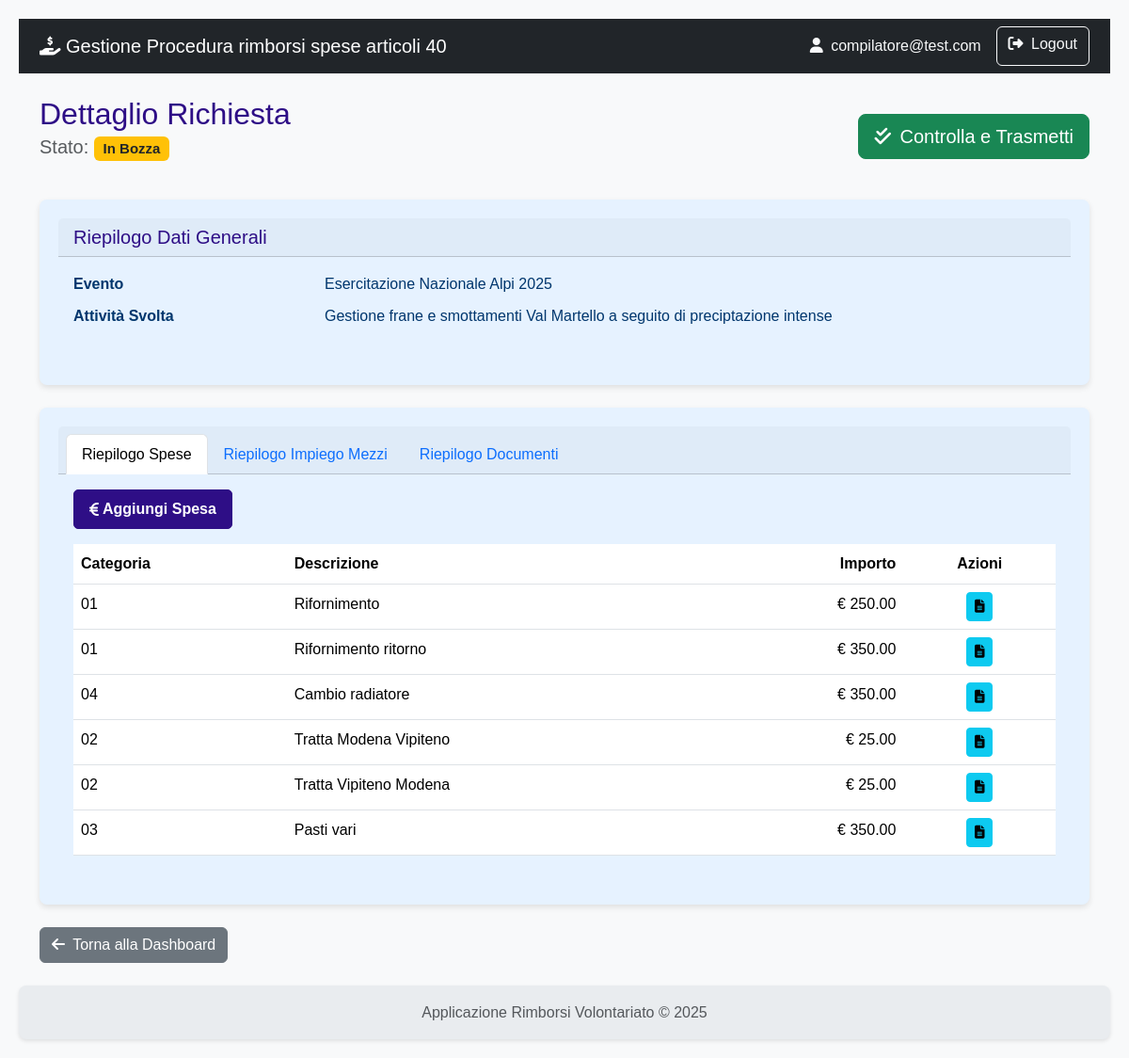
The app's page /richiesta/dettaglio/2 (signed in) with its own data.
### rimborsi/models.py (models this page shows)
class User(db.Model, UserMixin):
    id = db.Column(db.Integer, primary_key=True)
    username = db.Column(db.String(80), nullable=False)
    email = db.Column(db.String(120), nullable=False)
    password_hash = db.Column(db.String(120), nullable=False)
    role = db.Column(db.String(20), nullable=False)
    organizzazioni = db.relationship('Organizzazione', secondary=associazione_utente_organizzazione, back_populates='utenti_compilatori')
    __table_args__ = (
        db.UniqueConstraint('username', name='uq_user_username'),
        db.UniqueConstraint('email', name='uq_user_email'),
    )

class Evento(db.Model):
    id = db.Column(db.Integer, primary_key=True)
    protocollo_attivazione = db.Column(db.String(50), unique=True)
    nome = db.Column(db.String(100), nullable=False)
    descrizione = db.Column(db.Text)
    tipologia = db.Column(db.String(1), nullable=False)
    data_inizio = db.Column(db.Date)
    data_fine = db.Column(db.Date)
    richieste = db.relationship('Richiesta', backref='evento', lazy=True)
    __table_args__ = (db.UniqueConstraint('protocollo_attivazione', name='uq_evento_protocollo_attivazione'),)

class Richiesta(db.Model):
    id = db.Column(db.Integer, primary_key=True)
    stato = db.Column(db.String(1), default='A', nullable=False)
    esito = db.Column(db.String(1))
    attivita_svolta = db.Column(db.Text)
    data_inizio_attivita = db.Column(db.Date)
    data_fine_attivita = db.Column(db.Date)
    numero_volontari_coinvolti = db.Column(db.Integer)
    data_creazione = db.Column(db.DateTime, default=datetime.utcnow)
    data_invio = db.Column(db.DateTime)
    protocollo_invio = db.Column(db.String(50), nullable=True)
    data_fine_istruttoria = db.Column(db.DateTime)
    protocollo_istruttoria = db.Column(db.String(50), nullable=True)
    evento_id = db.Column(db.Integer, db.ForeignKey('evento.id'), nullable=False)
    organizzazione_id = db.Column(db.Integer, db.ForeignKey('organizzazione.id'), nullable=False)
    impieghi = db.relationship('ImpiegoMezzoAttrezzatura', backref='richiesta', lazy=True, cascade="all, delete-orphan")
    spese = db.relationship('Spesa', backref='richiesta', lazy=True, cascade="all, delete-orphan")
    __table_args__ = (
        db.UniqueConstraint('protocollo_invio', name='uq_richiesta_protocollo_invio'),
        db.UniqueConstraint('protocollo_istruttoria', name='uq_richiesta_protocollo_istruttoria'),
    )

class Spesa(db.Model):
    id = db.Column(db.Integer, primary_key=True)
    data_spesa = db.Column(db.Date, nullable=False)
    categoria = db.Column(db.String(1), nullable=False)
    descrizione_spesa = db.Column(db.String(250))
    importo_richiesto = db.Column(db.Float, nullable=False)
    importo_approvato = db.Column(db.Float)
    note_istruttoria = db.Column(db.Text)
    richiesta_id = db.Column(db.Integer, db.ForeignKey('richiesta.id'), nullable=False)
    documenti = db.relationship('DocumentoSpesa', backref='spesa', lazy=True, cascade="all, delete-orphan")
    impiego_id = db.Column(db.Integer, db.ForeignKey('impiego_mezzo_attrezzatura.id'), nullable=True)

### rimborsi/richiesta/routes.py (the view)
@richiesta_bp.route('/dettaglio/<int:richiesta_id>')
@login_required
def dettaglio_richiesta(richiesta_id):
    richiesta = Richiesta.query.get_or_404(richiesta_id)
    return render_template('richiesta/dettaglio_richiesta.html', richiesta=richiesta)

### rimborsi/models.py (called while the page is built)
    def get_tipo_documento_display(self):
        tipo = {
            'A': 'Scontrino',
            'B': 'Fattura',
            'C': 'Autorizzazione',
            'D': 'Attestazione Danno'
        }
        return tipo.get(self.tipo_documento, self.tipo_documento)

    @property
    def km_totali(self):
        if self.km_partenza is not None and self.km_arrivo is not None:
            return self.km_arrivo - self.km_partenza
        return 0

### rimborsi/templates/richiesta/dettaglio_richiesta.html (shortened to what this page needs)
{% extends 'base.html' %}
{% block content %}
    <div class="d-flex justify-content-between align-items-center mb-4">
        <div>
            <h2 class="mb-0">Dettaglio Richiesta</h2>
            <p class="lead text-muted">Stato: <span class="badge bg-warning text-dark">In Bozza</span></p>
        </div>
        <div>
            <a href="{{ url_for('richiesta.controlla_richiesta', richiesta_id=richiesta.id) }}" class="btn btn-success btn-lg" title="Vai alla pagina di controllo finale">
            <i class="fas fa-check-double me-1"></i> Controlla e Trasmetti
            </a>
        </div>
    </div>
    <div class="card shadow-sm mb-4">
        <div class="card-header"><h5 class="mb-0">Riepilogo Dati Generali</h5></div>
        <div class="card-body">
            <dl class="row">
                <dt class="col-sm-3">Evento</dt>
                <dd class="col-sm-9">{{ richiesta.evento.nome }}</dd>
                <dt class="col-sm-3">Attività Svolta</dt>
                <dd class="col-sm-9">{{ richiesta.attivita_svolta }}</dd>
            </dl>
        </div>
    </div>
    <div class="card shadow-sm">
        <div class="card-header">
            <ul class="nav nav-tabs card-header-tabs">
                <li class="nav-item">
                    <a class="nav-link active" data-bs-toggle="tab" href="#tab-spese">Riepilogo Spese</a>
                </li>
                <li class="nav-item">
                    <a class="nav-link" data-bs-toggle="tab" href="#tab-impieghi">Riepilogo Impiego Mezzi</a>
                </li>
                <li class="nav-item">
                    <a class="nav-link" data-bs-toggle="tab" href="#tab-documenti">Riepilogo Documenti</a>
                </li>
            </ul>
        </div>
        <div class="card-body">
            <div class="tab-content">
                <div class="tab-pane fade show active" id="tab-spese">
                    <a href="{{ url_for('richiesta.crea_spesa', richiesta_id=richiesta.id) }}" class="btn btn-primary mb-3">
                        <i class="fas fa-euro-sign me-1"></i> Aggiungi Spesa
                    </a>
                    <table class="table table-hover">
                        <thead>
                            <tr>
                                <th>Categoria</th>
                                <th>Descrizione</th>
                                <th class="text-end">Importo</th>
                                <th class="text-center">Azioni</th>
                            </tr>
                        </thead>
                        <tbody>
                            {% for spesa in richiesta.spese %}
                            <tr>
                                <td>{{ spesa.categoria }}</td>
                                <td>{{ spesa.descrizione_spesa }}</td>
                                <td class="text-end">&euro; {{ "%.2f"|format(spesa.importo_richiesto) }}</td>
                                <td class="text-center">
                                    <a href="{{ url_for('richiesta.lista_documenti', spesa_id=spesa.id) }}" class="btn btn-info btn-sm">
                                        <i class="fas fa-file-alt"></i>
                                    </a>
                                </td>
                            </tr>
                            {% else %}
                            <tr><td colspan="4" class="text-center text-muted">Nessuna spesa inserita.</td></tr>
                            {% endfor %}
                        </tbody>
                    </table>
                </div>
            </div>
        </div>
    </div>
    <div class="mt-4">
        <a href="{{ url_for('main.dashboard') }}" class="btn btn-secondary">
            <i class="fas fa-arrow-left me-1"></i> Torna alla Dashboard
        </a>
    </div>
{% endblock %}

### rimborsi/templates/base.html (shortened to what this page needs)
<!doctype html>
<html lang="it" class="h-100">
<head>
    <link href="https://cdn.jsdelivr.net/npm/bootstrap@5.3.3/dist/css/bootstrap.min.css" rel="stylesheet" xintegrity="sha384-QWTKZyjpPEjISv5WaRU9OFeRpok6YctnYmDr5pNlyT2bRjXh0JMhjY6hW+ALEwIH">
    <link rel="stylesheet" href="https://cdnjs.cloudflare.com/ajax/libs/font-awesome/6.5.2/css/all.min.css" xintegrity="sha512-SnH5WK+bZxgPHs44uWIX+LLJAJ9/2PkPKZ5QiAj6Ta86w+fsb2TkcmfRyVX3pBnMFcV7oQPJkl9QevSCWr3W6A==" />
    <link rel="stylesheet" href="{{ url_for('static', filename='css/styles.css') }}">
</head>
<body>
    <nav class="navbar navbar-expand-lg navbar-dark bg-dark">
        <div class="container">
            <a class="navbar-brand" href="{{ url_for('auth.index') }}">
                <i class="fas fa-hand-holding-dollar"></i>
                Gestione Procedura rimborsi spese articoli 40
            </a>
            <div class="collapse navbar-collapse" id="navbarNav">
                <div class="d-flex ms-auto">
                    {% if current_user.is_authenticated %}
                        <span class="navbar-text me-3 text-light">
                            <i class="fas fa-user me-1"></i> {{ current_user.email }}
                        </span>
                        <a href="{{ url_for('auth.logout') }}" class="btn btn-outline-light">
                            <i class="fas fa-sign-out-alt me-1"></i> Logout
                        </a>
                    {% else %}
                        <a href="{{ url_for('auth.registrati') }}" class="btn btn-outline-light me-2">Registrati</a>
                        <a href="{{ url_for('auth.login') }}" class="btn btn-outline-light">Login</a>
                    {% endif %}
                </div>
            </div>
        </div>
    </nav>
    <main class="container my-4">
        {% block content %}{% endblock %}
    </main>
    <footer class="footer mt-auto py-3">
        <div class="container text-center">
            <span class="text-muted">Applicazione Rimborsi Volontariato &copy; 2025</span>
        </div>
    </footer>
</body>
</html>

### rimborsi/static/css/styles.css (style rules this page uses)
:root { --color-primary: #2e0e86; --color-primary-hover: #142fca; --color-text-light: #ffffff; --color-card-bg: #e6f2ff; --color-card-text: #00366d; --color-bg: #f4f4f4; --color-text-dark: #333; --color-link: #0055a4; --border-radius: 8px; --box-shadow: 0 2px 4px rgba(0, 0, 0, 0.1); --box-shadow-card: 0 3px 6px rgba(0, 0, 0, 0.1); --transition-standard: all 0.3s ease; }
body { font-family: Arial, sans-serif; background-color: var(--color-bg); color: var(--color-text-dark); margin: 0; padding: 20px; line-height: 1.6; }
h1, h2, h3, h4, h5, h6 { color: var(--color-primary); margin-top: 0; }
a { color: var(--color-link); text-decoration: none; }
.btn-primary { background-color: var(--color-primary) !important; border-color: var(--color-primary) !important; color: var(--color-text-light) !important; font-weight: bold !important; text-decoration: none !important; display: inline-flex !important; align-items: center !important; justify-content: center !important; padding: 0.5rem 1rem !important; border-radius: 5px !important; transition: var(--transition-standard) !important; cursor: pointer; }
.btn-primary i { margin-right: 0.25rem !important; }
.card { flex: 1; background-color: var(--color-card-bg); color: var(--color-card-text); border-radius: var(--border-radius); padding: 20px; box-shadow: var(--box-shadow-card); transition: transform 0.2s ease-in-out; border: none; }
.card-body i { transition: var(--transition-standard); }
.shadow-sm { box-shadow: var(--box-shadow-card) !important; }
.text-center { text-align: center; }
.footer { display: flex; justify-content: left; gap: 20px; background-color: var(--color-primary); padding: 15px 20px; border-radius: var(--border-radius); margin-top: 20px; box-shadow: var(--box-shadow); }

### rimborsi/templates/base.html (style rules this page uses)
body { display: flex; flex-direction: column; min-height: 100vh; background-color: #f8f9fa; }
main { flex: 1; }
.footer { background-color: #e9ecef; }

### records on screen
User: email "compilatore@test.com"
Evento: evento.nome "Esercitazione Nazionale Alpi 2025"
Richiesta: attivita_svolta "Gestione frane e smottamenti Val Martello a seguito di preciptazione intense"
Spesa: categoria "01", descrizione_spesa "Rifornimento", importo_richiesto "250.00"
Spesa: categoria "01", descrizione_spesa "Rifornimento ritorno", importo_richiesto "350.00"
Spesa: categoria "04", descrizione_spesa "Cambio radiatore", importo_richiesto "350.00"
Spesa: categoria "02", descrizione_spesa "Tratta Modena Vipiteno", importo_richiesto "25.00"
Spesa: categoria "02", descrizione_spesa "Tratta Vipiteno Modena", importo_richiesto "25.00"
Spesa: categoria "03", descrizione_spesa "Pasti vari", importo_richiesto "350.00"
